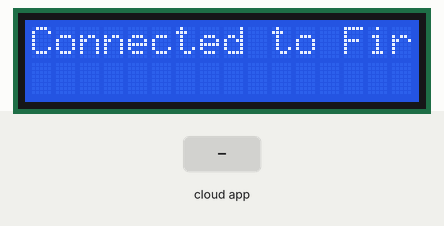
Bench run of a sketch on a simulated ESP8266 (NodeMCU). Parts: 16×2 character LCD. Inputs (shaded band) come from the test bench. WiFi joins after 1.5 s; servers stay silent unless stated; the Firebase database answers and starts empty; what the sketch prints to the serial monitor is not drawn.

Above: at 4.7 s.
4.8 s: the phone or cloud app sets message to 0
At 5.4 s:
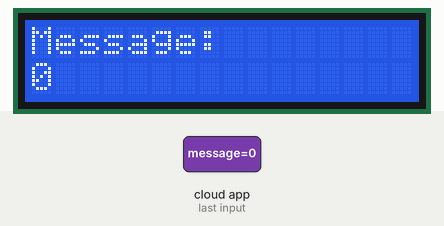
6.4 s: the phone or cloud app sets message to 1
At 7.7 s:
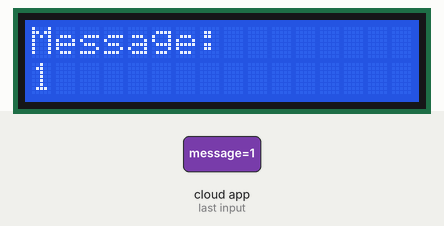
Timing chart, 0 to 9.4 s (numbered marks = the images above; inputs shaded):
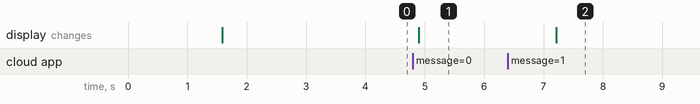

Measured:
- after the input at 4.8 s, the display: changes after 0.10 s (image 1)
- after the input at 6.4 s, the display: changes after 0.82 s (image 2)

The sketch:

gettingData2LCD_CHAR.ino
```cpp
#include <ESP8266WiFi.h>
#include <FirebaseESP8266.h>
#include <Wire.h>
#include <LiquidCrystal_I2C.h>

// Your Wi-Fi credentials
#define WIFI_SSID "UbasC"
// #define WIFI_PASSWORD "C@bigonUb#s**2023**" // Use for Wi-Fi password if required

// Your Firebase project credentials
#define FIREBASE_HOST "https://ebided-99644-default-rtdb.asia-southeast1.firebasedatabase.app" // Full URL
#define FIREBASE_AUTH "brJ0IYWr1LLAeaBDiXcNn90vw0zLN0Zwh9dSmnNL" // Firebase secret token

// Firebase objects
FirebaseData firebaseData;
FirebaseAuth auth; // Empty auth object
FirebaseConfig config;

String previousMessage = "";  // To store the previous string from Firebase

// Set up the LCD
LiquidCrystal_I2C lcd(0x27, 16, 2); // 16 columns and 2 rows

void setup() {
  Serial.begin(115200);

  // Start Wi-Fi connection
  Serial.println("Starting Wi-Fi connection...");
  WiFi.begin(WIFI_SSID); // Connect without a password for open networks

  // Wi-Fi connection timeout
  unsigned long startTime = millis();
  while (WiFi.status() != WL_CONNECTED) {
    if (millis() - startTime > 15000) {  // 15-second timeout
      Serial.println("Failed to connect to Wi-Fi.");
      Serial.println("Wi-Fi Status: " + String(WiFi.status()));
      return;  // Exit setup if Wi-Fi fails to connect
    }
    Serial.print(".");
    delay(500);
  }
  Serial.println();
  Serial.print("Connected! IP address: ");
  Serial.println(WiFi.localIP());

  // Initialize the LCD
  lcd.begin();
  lcd.backlight(); // Turn on the backlight

  // Firebase configuration
  config.database_url = FIREBASE_HOST; // Ensure you provide the full URL with https://
  config.signer.tokens.legacy_token = FIREBASE_AUTH; // Use the legacy token (your Firebase secret)

  // Initialize Firebase with config and empty auth object
  Firebase.begin(&config, &auth);
  Firebase.reconnectWiFi(true);

  // Check Firebase connection
  if (!Firebase.ready()) {
    Serial.println("Failed to connect to Firebase.");
    Serial.println(firebaseData.errorReason()); // Print more details on the failure
    return;
  }
  Serial.println("Connected to Firebase");

  // Display initial message on LCD
  lcd.setCursor(0, 0);
  lcd.print("Connected to Firebase");
  delay(2000);  // Wait for 2 seconds to show the message
}

void loop() {
  // Read the value from Firebase (for test/message path)
  if (Firebase.getString(firebaseData, "/test/message")) {
    String currentMessage = firebaseData.stringData(); // Get the string value

    // Only print if the value has changed
    if (currentMessage != previousMessage) {
      Serial.print("Firebase message: ");
      Serial.println(currentMessage);

      // Display the value on the LCD
      lcd.clear(); // Clear the screen
      lcd.setCursor(0, 0); // Move cursor to first row
      lcd.print("Message: ");  // Display label
      lcd.setCursor(0, 1);  // Move cursor to second row
      lcd.print(currentMessage); // Display the message

      previousMessage = currentMessage;  // Update the previous message
    }
  } else {
    Serial.println("Failed to read message");
    Serial.println(firebaseData.errorReason()); // Print the error reason for the failed read
  }

  delay(1000);  // Delay to reduce the number of reads (adjust this as needed)
}
```
